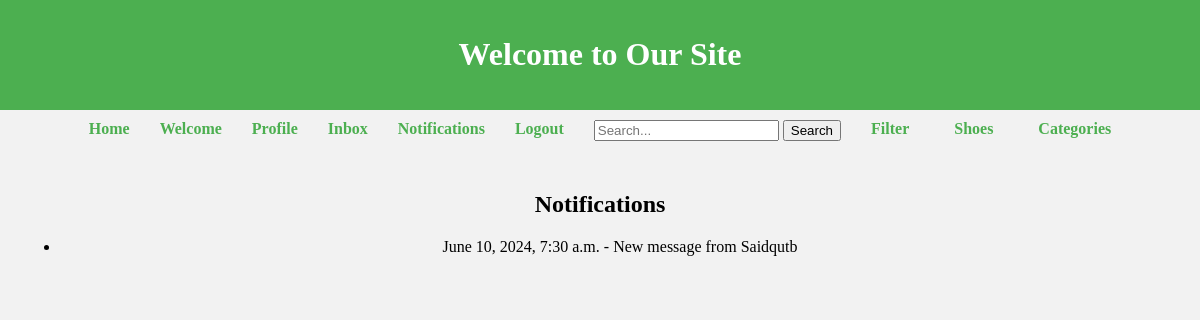
The page /notifications/ (signed in) on the database its author committed.
### users/models.py (models this page shows, shortened)
class Notification(models.Model):
    user = models.ForeignKey(User, on_delete=models.CASCADE)
    message = models.CharField(max_length=250)
    timestamp = models.DateTimeField(auto_now_add=True)
    read = models.BooleanField(default=False)

### users/views.py (the view)
# urls.py: path('notifications/', views.notifications, name='notifications'),
@login_required
def notifications(request):
    notifications = Notification.objects.filter(user=request.user, read=False)
    return render(request, 'users/notifications.html', {'notifications': notifications})

### templates/users/notifications.html (shortened to what this page needs)
{% extends "base.html" %}
{% block content %}
<h2>Notifications</h2>
<ul>
    {% for notification in notifications %}
    <li>{{ notification.timestamp }} - {{ notification.message }}</li>
    {% endfor %}
</ul>
{% endblock %}

### templates/base.html (style rules this page uses)
body { font-family: cursive; background-color: #f2f2f2; margin: 0; }

### rows shown on the page
Notification: timestamp "June 10, 2024, 7:30 a.m.", message "New message from Saidqutb"
